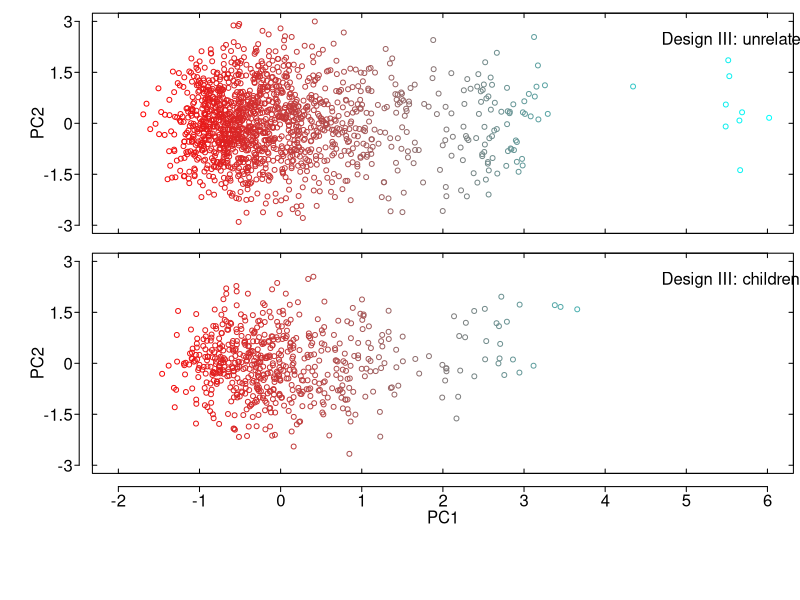

Generate this figure with R:
score=read.table("0score.txt", header=T)
phe=read.table("0phe.txt", header=T)
ped=read.table("0ped.txt", header=T)
mat=matrix(1:5, 5, 1)
mat[1:2,1]=1
mat[3:4,1]=2
mat[5,1]=3

layout(mat)
par(mar=c(0.5, 7, 1, 0.5))

d1=scale(-1*score[,5])
d2=scale(-1*score[,6])

s1=min(d1)
r1=max(d1)-min(d1)
s2=min(d2)
r2=max(d2)-min(d2)

par(ps=12)
f1=which(ped[,3]==0)
plot(ylim=c(-3, 3), xlim=c(-2, 6), d1[f1], d2[f1], col=rgb(1-(d1[f1]-s1)/r1, (d1[f1]-s1)/r1, (d1[f1]-s1)/r1), axes=F, xlab="", ylab="")
axis(side=1, at=seq(-2, 6, 1), xlim=c(-2, 6), labels=F, tck=0.02)
axis(side=3, at=seq(-2, 6, 1), xlim=c(-2, 6), labels=F, tck=0.02)
axis(side=2, at=seq(-3, 3, 1.5), xlim=c(-3, 3), labels=F, tck=0.02)
axis(side=4, at=seq(-3, 3, 1.5), xlim=c(-3, 3), labels=F, tck=0.02)

axis(side=2, at=seq(-3, 3, 1.5), xlim=c(-3, 3), labels=F, tck=-0.02, line=1)
mtext(side=2, at=seq(-3, 3, 1.5), text=seq(-3, 3, 1.5), las=1, line=1.5)
mtext(side=2, text=c("PC2"), las=3, line=3.5)
mtext(side=4, at=c(2.5), text="Design III: unrelated", las=1, line=-10)
box()

f2=which(ped[,3]!=0)
plot(ylim=c(-3, 3), xlim=c(-2, 6), d1[f2], d2[f2], col=rgb(1-(d1[f2]-s1)/r1, (d1[f2]-s1)/r1, (d1[f2]-s1)/r1), axes=F, xlab="", ylab="")
axis(side=1, at=seq(-2, 6, 1), xlim=c(-2, 6), labels=F, tck=0.02)
axis(side=3, at=seq(-2, 6, 1), xlim=c(-2, 6), labels=F, tck=0.02)
axis(side=2, at=seq(-3, 3, 1.5), xlim=c(-3, 3), labels=F, tck=0.02)
axis(side=4, at=seq(-3, 3, 1.5), xlim=c(-3, 3), labels=F, tck=0.02)

axis(side=2, at=seq(-3, 3, 1.5), xlim=c(-3, 3), labels=F, tck=-0.02, line=1)
mtext(side=2, at=seq(-3, 3, 1.5), text=seq(-3, 3, 1.5), las=1, line=1.5)
mtext(side=2, text=c("PC2"), las=3, line=3.5)
mtext(side=4, at=c(2.5), text="Design III: children", las=1, line=-10)
box()

plot(x=NULL, y=NULL, xlim=c(-2, 6), ylim=c(-3, 3), axes=FALSE, type="n", ylab="")
axis(side=3, at=seq(-2, 6, 1), xlim=c(-2, 6), labels=F, tck=0.05, line=0.5)
mtext(side=3, at=seq(-2, 6, 1), text=seq(-2, 6, 1), las=1, line=-1.2)
mtext(side=3, text=c("PC1"), las=1, line=-2.5)
